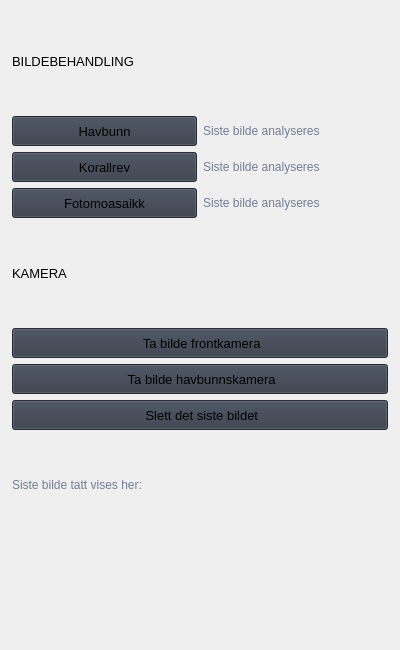
                               <widget class="QFrame" name="column3">
                                <property name="minimumSize">
                                 <size>
                                  <width>400</width>
                                  <height>650</height>
                                 </size>
                                </property>
                                <property name="maximumSize">
                                 <size>
                                  <width>350</width>
                                  <height>600</height>
                                 </size>
                                </property>
                                <property name="frameShape">
                                 <enum>QFrame::NoFrame</enum>
                                </property>
                                <property name="frameShadow">
                                 <enum>QFrame::Raised</enum>
                                </property>
                                <layout class="QVBoxLayout" name="verticalLayout_39">
                                 <property name="leftMargin">
                                  <number>12</number>
                                 </property>
                                 <property name="topMargin">
                                  <number>12</number>
                                 </property>
                                 <property name="rightMargin">
                                  <number>12</number>
                                 </property>
                                 <property name="bottomMargin">
                                  <number>12</number>
                                 </property>
                                 <item>
                                  <widget class="QLabel" name="bilde_title">
                                   <property name="font">
                                    <font>
                                     <family>Segoe UI</family>
                                     <pointsize>10</pointsize>
                                     <weight>50</weight>
                                     <italic>false</italic>
                                     <bold>false</bold>
                                    </font>
                                   </property>
                                   <property name="styleSheet">
                                    <string notr="true"/>
                                   </property>
                                   <property name="text">
                                    <string>BILDEBEHANDLING</string>
                                   </property>
                                  </widget>
                                 </item>
                                 <item>
                                  <widget class="QFrame" name="bilde_container">
                                   <property name="frameShape">
                                    <enum>QFrame::NoFrame</enum>
                                   </property>
                                   <property name="frameShadow">
                                    <enum>QFrame::Raised</enum>
                                   </property>
                                   <layout class="QGridLayout" name="gridLayout">
                                    <property name="leftMargin">
                                     <number>0</number>
                                    </property>
                                    <property name="topMargin">
                                     <number>0</number>
                                    </property>
                                    <property name="rightMargin">
                                     <number>0</number>
                                    </property>
                                    <property name="bottomMargin">
                                     <number>0</number>
                                    </property>
                                    <item row="1" column="0">
                                     <widget class="QPushButton" name="korallrev_btn">
                                      <property name="minimumSize">
                                       <size>
                                        <width>150</width>
                                        <height>30</height>
                                       </size>
                                      </property>
                                      <property name="font">
                                       <font>
                                        <family>Segoe UI</family>
                                        <pointsize>10</pointsize>
                                        <weight>50</weight>
                                        <italic>false</italic>
                                        <bold>false</bold>
                                       </font>
                                      </property>
                                      <property name="cursor">
                                       <cursorShape>PointingHandCursor</cursorShape>
                                      </property>
                                      <property name="styleSheet">
                                       <string notr="true">background-color: rgb(52, 59, 72);</string>
                                      </property>
                                      <property name="text">
                                       <string>Korallrev</string>
                                      </property>
                                     </widget>
                                    </item>
                                    <item row="1" column="1">
                                     <widget class="QLabel" name="bilde_label_3">
                                      <property name="styleSheet">
                                       <string notr="true">color: rgb(113, 126, 149);</string>
                                      </property>
                                      <property name="lineWidth">
                                       <number>1</number>
                                      </property>
                                      <property name="text">
                                       <string>Siste bilde analyseres</string>
                                      </property>
                                      <property name="alignment">
                                       <set>Qt::AlignLeading|Qt::AlignLeft|Qt::AlignVCenter</set>
                                      </property>
                                     </widget>
                                    </item>
                                    <item row="0" column="0">
                                     <widget class="QPushButton" name="havbunn_btn">
                                      <property name="minimumSize">
                                       <size>
                                        <width>150</width>
                                        <height>30</height>
                                       </size>
                                      </property>
                                      <property name="font">
                                       <font>
                                        <family>Segoe UI</family>
                                        <pointsize>10</pointsize>
                                        <weight>50</weight>
                                        <italic>false</italic>
                                        <bold>false</bold>
                                       </font>
                                      </property>
                                      <property name="cursor">
                                       <cursorShape>PointingHandCursor</cursorShape>
                                      </property>
                                      <property name="styleSheet">
                                       <string notr="true">background-color: rgb(52, 59, 72);</string>
                                      </property>
                                      <property name="text">
                                       <string>Havbunn</string>
                                      </property>
                                     </widget>
                                    </item>
                                    <item row="0" column="1">
                                     <widget class="QLabel" name="bilde_label">
                                      <property name="styleSheet">
                                       <string notr="true">color: rgb(113, 126, 149);</string>
                                      </property>
                                      <property name="lineWidth">
                                       <number>1</number>
                                      </property>
                                      <property name="text">
                                       <string>Siste bilde analyseres</string>
                                      </property>
                                      <property name="alignment">
                                       <set>Qt::AlignLeading|Qt::AlignLeft|Qt::AlignVCenter</set>
                                      </property>
                                     </widget>
                                    </item>
                                    <item row="2" column="0">
                                     <widget class="QPushButton" name="fotomoasaikk_btn">
                                      <property name="minimumSize">
                                       <size>
                                        <width>150</width>
                                        <height>30</height>
                                       </size>
                                      </property>
                                      <property name="font">
                                       <font>
                                        <family>Segoe UI</family>
                                        <pointsize>10</pointsize>
                                        <weight>50</weight>
                                        <italic>false</italic>
                                        <bold>false</bold>
                                       </font>
                                      </property>
                                      <property name="cursor">
                                       <cursorShape>PointingHandCursor</cursorShape>
                                      </property>
                                      <property name="styleSheet">
                                       <string notr="true">background-color: rgb(52, 59, 72);</string>
                                      </property>
                                      <property name="text">
                                       <string>Fotomoasaikk</string>
                                      </property>
                                     </widget>
                                    </item>
                                    <item row="2" column="1">
                                     <widget class="QLabel" name="bilde_label_2">
                                      <property name="styleSheet">
                                       <string notr="true">color: rgb(113, 126, 149);</string>
                                      </property>
                                      <property name="lineWidth">
                                       <number>1</number>
                                      </property>
                                      <property name="text">
                                       <string>Siste bilde analyseres</string>
                                      </property>
                                      <property name="alignment">
                                       <set>Qt::AlignLeading|Qt::AlignLeft|Qt::AlignVCenter</set>
                                      </property>
                                     </widget>
                                    </item>
                                   </layout>
                                  </widget>
                                 </item>
                                 <item>
                                  <widget class="QLabel" name="kamera_title">
                                   <property name="font">
                                    <font>
                                     <family>Segoe UI</family>
                                     <pointsize>10</pointsize>
                                     <weight>50</weight>
                                     <italic>false</italic>
                                     <bold>false</bold>
                                    </font>
                                   </property>
                                   <property name="styleSheet">
                                    <string notr="true"/>
                                   </property>
                                   <property name="text">
                                    <string>KAMERA</string>
                                   </property>
                                  </widget>
                                 </item>
                                 <item>
                                  <widget class="QPushButton" name="ta_bilde_frontkamera_btn">
                                   <property name="minimumSize">
                                    <size>
                                     <width>150</width>
                                     <height>30</height>
                                    </size>
                                   </property>
                                   <property name="font">
                                    <font>
                                     <family>Segoe UI</family>
                                     <pointsize>10</pointsize>
                                     <weight>50</weight>
                                     <italic>false</italic>
                                     <bold>false</bold>
                                    </font>
                                   </property>
                                   <property name="cursor">
                                    <cursorShape>PointingHandCursor</cursorShape>
                                   </property>
                                   <property name="styleSheet">
                                    <string notr="true">background-color: rgb(52, 59, 72);</string>
                                   </property>
                                   <property name="text">
                                    <string> Ta bilde frontkamera</string>
                                   </property>
                                   <property name="icon">
                                    <iconset resource="resources.qrc">
                                     <normaloff>:/images/images/camera.png</normaloff>:/images/images/camera.png</iconset>
                                   </property>
                                  </widget>
                                 </item>
                                 <item>
                                  <widget class="QPushButton" name="ta_bilde_havbunn_btn">
                                   <property name="minimumSize">
                                    <size>
                                     <width>150</width>
                                     <height>30</height>
                                    </size>
                                   </property>
                                   <property name="font">
                                    <font>
                                     <family>Segoe UI</family>
                                     <pointsize>10</pointsize>
                                     <weight>50</weight>
                                     <italic>false</italic>
                                     <bold>false</bold>
                                    </font>
                                   </property>
                                   <property name="cursor">
                                    <cursorShape>PointingHandCursor</cursorShape>
                                   </property>
                                   <property name="styleSheet">
                                    <string notr="true">background-color: rgb(52, 59, 72);</string>
                                   </property>
                                   <property name="text">
                                    <string> Ta bilde havbunnskamera</string>
                                   </property>
                                   <property name="icon">
                                    <iconset resource="resources.qrc">
                                     <normaloff>:/images/images/camera.png</normaloff>:/images/images/camera.png</iconset>
                                   </property>
                                  </widget>
                                 </item>
                                 <item>
                                  <widget class="QPushButton" name="slett_bilde_btn">
                                   <property name="minimumSize">
                                    <size>
                                     <width>150</width>
                                     <height>30</height>
                                    </size>
                                   </property>
                                   <property name="font">
                                    <font>
                                     <family>Segoe UI</family>
                                     <pointsize>10</pointsize>
                                     <weight>50</weight>
                                     <italic>false</italic>
                                     <bold>false</bold>
                                    </font>
                                   </property>
                                   <property name="cursor">
                                    <cursorShape>PointingHandCursor</cursorShape>
                                   </property>
                                   <property name="styleSheet">
                                    <string notr="true">background-color: rgb(52, 59, 72);</string>
                                   </property>
                                   <property name="text">
                                    <string> Slett det siste bildet</string>
                                   </property>
                                   <property name="icon">
                                    <iconset resource="resources.qrc">
                                     <normaloff>:/images/images/trash.png</normaloff>:/images/images/trash.png</iconset>
                                   </property>
                                  </widget>
                                 </item>
                                 <item>
                                  <widget class="QLabel" name="siste_bilde_label">
                                   <property name="styleSheet">
                                    <string notr="true">color: rgb(113, 126, 149);</string>
                                   </property>
                                   <property name="lineWidth">
                                    <number>1</number>
                                   </property>
                                   <property name="text">
                                    <string>Siste bilde tatt vises her:</string>
                                   </property>
                                   <property name="alignment">
                                    <set>Qt::AlignLeading|Qt::AlignLeft|Qt::AlignVCenter</set>
                                   </property>
                                  </widget>
                                 </item>
                                 <item>
                                  <widget class="QLabel" name="show_image">
                                   <property name="minimumSize">
                                    <size>
                                     <width>0</width>
                                     <height>0</height>
                                    </size>
                                   </property>
                                   <property name="maximumSize">
                                    <size>
                                     <width>360</width>
                                     <height>250</height>
                                    </size>
                                   </property>
                                   <property name="text">
                                    <string/>
                                   </property>
                                   <property name="pixmap">
                                    <pixmap>images/show_image.png</pixmap>
                                   </property>
                                   <property name="scaledContents">
                                    <bool>true</bool>
                                   </property>
                                   <property name="alignment">
                                    <set>Qt::AlignCenter</set>
                                   </property>
                                   <property name="margin">
                                    <number>0</number>
                                   </property>
                                  </widget>
                                 </item>
                                </layout>
                               </widget>
